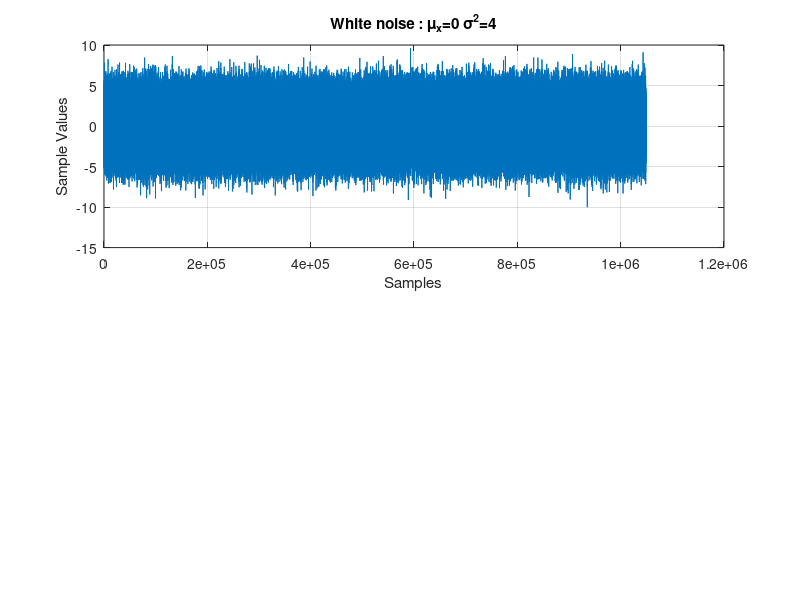

Reproduce this figure in MATLAB.
function [ ] = GaussianWhiteNoise( )

L=2^20; %Sample length for the random signal
mu=0;
sigma=2;
X=sigma*randn(L,1)+mu;
 
figure();
subplot(2,1,1)
plot(X);
title(['White noise : \mu_x=',num2str(mu),' \sigma^2=',num2str(sigma^2)])
xlabel('Samples')
ylabel('Sample Values')
grid on;

end
